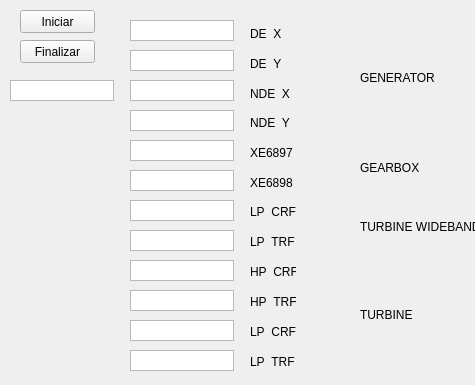
<?xml version="1.0" encoding="UTF-8"?>
<ui version="4.0">
 <class>SISTEMA_VIBRACIONES</class>
 <widget class="QWidget" name="SISTEMA_VIBRACIONES">
  <property name="geometry">
   <rect>
    <x>0</x>
    <y>0</y>
    <width>475</width>
    <height>385</height>
   </rect>
  </property>
  <property name="windowTitle">
   <string>Form</string>
  </property>
  <widget class="QTextEdit" name="txt3">
   <property name="geometry">
    <rect>
     <x>130</x>
     <y>80</y>
     <width>104</width>
     <height>21</height>
    </rect>
   </property>
   <property name="verticalScrollBarPolicy">
    <enum>Qt::ScrollBarAlwaysOff</enum>
   </property>
   <property name="horizontalScrollBarPolicy">
    <enum>Qt::ScrollBarAlwaysOff</enum>
   </property>
  </widget>
  <widget class="QLabel" name="label">
   <property name="geometry">
    <rect>
     <x>360</x>
     <y>70</y>
     <width>121</width>
     <height>16</height>
    </rect>
   </property>
   <property name="text">
    <string>GENERATOR</string>
   </property>
  </widget>
  <widget class="QLabel" name="label_15">
   <property name="geometry">
    <rect>
     <x>250</x>
     <y>325</y>
     <width>46</width>
     <height>13</height>
    </rect>
   </property>
   <property name="text">
    <string>LP_CRF</string>
   </property>
  </widget>
  <widget class="QTextEdit" name="txt5">
   <property name="geometry">
    <rect>
     <x>130</x>
     <y>140</y>
     <width>104</width>
     <height>21</height>
    </rect>
   </property>
   <property name="verticalScrollBarPolicy">
    <enum>Qt::ScrollBarAlwaysOff</enum>
   </property>
   <property name="horizontalScrollBarPolicy">
    <enum>Qt::ScrollBarAlwaysOff</enum>
   </property>
  </widget>
  <widget class="QLabel" name="label_10">
   <property name="geometry">
    <rect>
     <x>250</x>
     <y>205</y>
     <width>46</width>
     <height>13</height>
    </rect>
   </property>
   <property name="text">
    <string>LP_CRF</string>
   </property>
  </widget>
  <widget class="QLabel" name="label_5">
   <property name="geometry">
    <rect>
     <x>250</x>
     <y>116</y>
     <width>46</width>
     <height>13</height>
    </rect>
   </property>
   <property name="text">
    <string>NDE_Y</string>
   </property>
  </widget>
  <widget class="QLabel" name="label_13">
   <property name="geometry">
    <rect>
     <x>250</x>
     <y>265</y>
     <width>46</width>
     <height>13</height>
    </rect>
   </property>
   <property name="text">
    <string>HP_CRF</string>
   </property>
  </widget>
  <widget class="QLabel" name="label_16">
   <property name="geometry">
    <rect>
     <x>250</x>
     <y>355</y>
     <width>46</width>
     <height>13</height>
    </rect>
   </property>
   <property name="text">
    <string>LP_TRF</string>
   </property>
  </widget>
  <widget class="QLabel" name="label_4">
   <property name="geometry">
    <rect>
     <x>250</x>
     <y>87</y>
     <width>46</width>
     <height>13</height>
    </rect>
   </property>
   <property name="text">
    <string>NDE_X</string>
   </property>
  </widget>
  <widget class="QLabel" name="label_6">
   <property name="geometry">
    <rect>
     <x>360</x>
     <y>160</y>
     <width>121</width>
     <height>16</height>
    </rect>
   </property>
   <property name="text">
    <string>GEARBOX</string>
   </property>
  </widget>
  <widget class="QTextEdit" name="txt10">
   <property name="geometry">
    <rect>
     <x>130</x>
     <y>290</y>
     <width>104</width>
     <height>21</height>
    </rect>
   </property>
   <property name="verticalScrollBarPolicy">
    <enum>Qt::ScrollBarAlwaysOff</enum>
   </property>
   <property name="horizontalScrollBarPolicy">
    <enum>Qt::ScrollBarAlwaysOff</enum>
   </property>
  </widget>
  <widget class="QLabel" name="label_12">
   <property name="geometry">
    <rect>
     <x>360</x>
     <y>307</y>
     <width>121</width>
     <height>16</height>
    </rect>
   </property>
   <property name="text">
    <string>TURBINE</string>
   </property>
  </widget>
  <widget class="QLabel" name="label_3">
   <property name="geometry">
    <rect>
     <x>250</x>
     <y>57</y>
     <width>46</width>
     <height>13</height>
    </rect>
   </property>
   <property name="text">
    <string>DE_Y</string>
   </property>
  </widget>
  <widget class="QLabel" name="label_8">
   <property name="geometry">
    <rect>
     <x>250</x>
     <y>176</y>
     <width>46</width>
     <height>13</height>
    </rect>
   </property>
   <property name="text">
    <string>XE6898</string>
   </property>
  </widget>
  <widget class="QTextEdit" name="txt9">
   <property name="geometry">
    <rect>
     <x>130</x>
     <y>260</y>
     <width>104</width>
     <height>21</height>
    </rect>
   </property>
   <property name="verticalScrollBarPolicy">
    <enum>Qt::ScrollBarAlwaysOff</enum>
   </property>
   <property name="horizontalScrollBarPolicy">
    <enum>Qt::ScrollBarAlwaysOff</enum>
   </property>
  </widget>
  <widget class="QLabel" name="label_9">
   <property name="geometry">
    <rect>
     <x>360</x>
     <y>219</y>
     <width>121</width>
     <height>15</height>
    </rect>
   </property>
   <property name="text">
    <string>TURBINE WIDEBAND</string>
   </property>
  </widget>
  <widget class="QTextEdit" name="txt6">
   <property name="geometry">
    <rect>
     <x>130</x>
     <y>170</y>
     <width>104</width>
     <height>21</height>
    </rect>
   </property>
   <property name="verticalScrollBarPolicy">
    <enum>Qt::ScrollBarAlwaysOff</enum>
   </property>
   <property name="horizontalScrollBarPolicy">
    <enum>Qt::ScrollBarAlwaysOff</enum>
   </property>
  </widget>
  <widget class="QPushButton" name="btn2">
   <property name="geometry">
    <rect>
     <x>20</x>
     <y>40</y>
     <width>75</width>
     <height>23</height>
    </rect>
   </property>
   <property name="text">
    <string>Finalizar</string>
   </property>
  </widget>
  <widget class="QTextEdit" name="txt1">
   <property name="geometry">
    <rect>
     <x>130</x>
     <y>20</y>
     <width>104</width>
     <height>21</height>
    </rect>
   </property>
   <property name="verticalScrollBarPolicy">
    <enum>Qt::ScrollBarAlwaysOff</enum>
   </property>
   <property name="horizontalScrollBarPolicy">
    <enum>Qt::ScrollBarAlwaysOff</enum>
   </property>
  </widget>
  <widget class="QLabel" name="label_7">
   <property name="geometry">
    <rect>
     <x>250</x>
     <y>146</y>
     <width>46</width>
     <height>13</height>
    </rect>
   </property>
   <property name="text">
    <string>XE6897</string>
   </property>
  </widget>
  <widget class="QLabel" name="label_14">
   <property name="geometry">
    <rect>
     <x>250</x>
     <y>295</y>
     <width>46</width>
     <height>13</height>
    </rect>
   </property>
   <property name="text">
    <string>HP_TRF</string>
   </property>
  </widget>
  <widget class="QTextEdit" name="txt12">
   <property name="geometry">
    <rect>
     <x>130</x>
     <y>350</y>
     <width>104</width>
     <height>21</height>
    </rect>
   </property>
   <property name="verticalScrollBarPolicy">
    <enum>Qt::ScrollBarAlwaysOff</enum>
   </property>
   <property name="horizontalScrollBarPolicy">
    <enum>Qt::ScrollBarAlwaysOff</enum>
   </property>
  </widget>
  <widget class="QTextEdit" name="txt7">
   <property name="geometry">
    <rect>
     <x>130</x>
     <y>200</y>
     <width>104</width>
     <height>21</height>
    </rect>
   </property>
   <property name="verticalScrollBarPolicy">
    <enum>Qt::ScrollBarAlwaysOff</enum>
   </property>
   <property name="horizontalScrollBarPolicy">
    <enum>Qt::ScrollBarAlwaysOff</enum>
   </property>
  </widget>
  <widget class="QTextEdit" name="txt4">
   <property name="geometry">
    <rect>
     <x>130</x>
     <y>110</y>
     <width>104</width>
     <height>21</height>
    </rect>
   </property>
   <property name="verticalScrollBarPolicy">
    <enum>Qt::ScrollBarAlwaysOff</enum>
   </property>
   <property name="horizontalScrollBarPolicy">
    <enum>Qt::ScrollBarAlwaysOff</enum>
   </property>
  </widget>
  <widget class="QPushButton" name="btn1">
   <property name="geometry">
    <rect>
     <x>20</x>
     <y>10</y>
     <width>75</width>
     <height>23</height>
    </rect>
   </property>
   <property name="text">
    <string>Iniciar</string>
   </property>
  </widget>
  <widget class="QTextEdit" name="txt8">
   <property name="geometry">
    <rect>
     <x>130</x>
     <y>230</y>
     <width>104</width>
     <height>21</height>
    </rect>
   </property>
   <property name="verticalScrollBarPolicy">
    <enum>Qt::ScrollBarAlwaysOff</enum>
   </property>
   <property name="horizontalScrollBarPolicy">
    <enum>Qt::ScrollBarAlwaysOff</enum>
   </property>
  </widget>
  <widget class="QLabel" name="label_2">
   <property name="geometry">
    <rect>
     <x>250</x>
     <y>27</y>
     <width>46</width>
     <height>13</height>
    </rect>
   </property>
   <property name="text">
    <string>DE_X</string>
   </property>
  </widget>
  <widget class="QTextEdit" name="txt13">
   <property name="geometry">
    <rect>
     <x>10</x>
     <y>80</y>
     <width>104</width>
     <height>21</height>
    </rect>
   </property>
   <property name="verticalScrollBarPolicy">
    <enum>Qt::ScrollBarAlwaysOff</enum>
   </property>
   <property name="horizontalScrollBarPolicy">
    <enum>Qt::ScrollBarAlwaysOff</enum>
   </property>
  </widget>
  <widget class="QTextEdit" name="txt2">
   <property name="geometry">
    <rect>
     <x>130</x>
     <y>50</y>
     <width>104</width>
     <height>21</height>
    </rect>
   </property>
   <property name="verticalScrollBarPolicy">
    <enum>Qt::ScrollBarAlwaysOff</enum>
   </property>
   <property name="horizontalScrollBarPolicy">
    <enum>Qt::ScrollBarAlwaysOff</enum>
   </property>
  </widget>
  <widget class="QLabel" name="label_11">
   <property name="geometry">
    <rect>
     <x>250</x>
     <y>235</y>
     <width>46</width>
     <height>13</height>
    </rect>
   </property>
   <property name="text">
    <string>LP_TRF</string>
   </property>
  </widget>
  <widget class="QTextEdit" name="txt11">
   <property name="geometry">
    <rect>
     <x>130</x>
     <y>320</y>
     <width>104</width>
     <height>21</height>
    </rect>
   </property>
   <property name="verticalScrollBarPolicy">
    <enum>Qt::ScrollBarAlwaysOff</enum>
   </property>
   <property name="horizontalScrollBarPolicy">
    <enum>Qt::ScrollBarAlwaysOff</enum>
   </property>
  </widget>
 </widget>
 <resources/>
 <connections/>
</ui>
